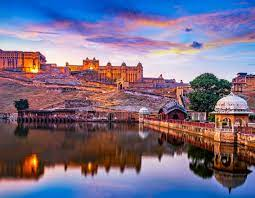
#> input picture image.jpg, 255 x 198 px, given in place of the camera
$ python color_detecting_highlighting.py
#> lines starting #> are read from the running program, lines starting #| are printed output that depends on the picture; after the words box and inside, x2 and y2 are one past the last pixel; in counts of white or black regions, pixels touching at a corner belong together
import cv2
import skimage
import plotly
import plotly.express as px
from time import sleep

vid = cv2.VideoCapture(0)
while True:
    flag, img = vid.read()
#> img is the input picture: shape (198, 255, 3); mean B, G, R 134.2, 109.4, 122.4
    if(flag):
        img = cv2.cvtColor(img, cv2.COLOR_BGR2RGB)
        img_p = cv2.subtract(img[:,:,-1], cv2.cvtColor(img, cv2.COLOR_RGB2GRAY))    #To subtract blue plane and grayscale image to get blue color
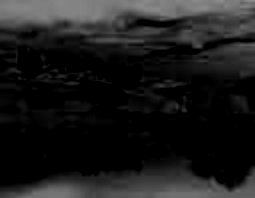
#> img_p: shape (198, 255); min 0, max 142, mean 28
        th, img_p2 = cv2.threshold(img_p, 60, 255, cv2.THRESH_BINARY)  #Implement thresholding
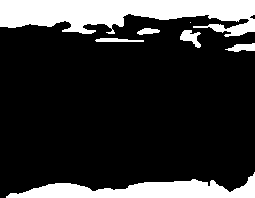
#> img_p2: shape (198, 255); 19.6% white; 7 white regions (1 under 20 px), largest, box (x1, y1, x2, y2) and area: (0, 0, 255, 37) 6134, (6, 172, 255, 198) 3139, (180, 30, 201, 48) 203, (225, 43, 255, 52) 171, (95, 38, 144, 42) 147, (137, 28, 160, 35) 107

        img_p3 = skimage.morphology.remove_small_objects(img_p2.astype(bool), 10)   #To remove noise from image
        img_p4 = cv2.dilate(
            img_p3.astype('uint8'),
            cv2.getStructuringElement(
                cv2.MORPH_ELLIPSE,
                (10,10)
            )
        ).astype(bool)  #To draw circle around the badge
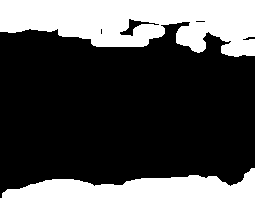
#> img_p4: shape (198, 255) bool; 28.9% white; 2 white regions, box (x1, y1, x2, y2) and area: (0, 0, 255, 57) 10183, (2, 168, 255, 198) 4387
        img_p5 = skimage.morphology.remove_small_holes(img_p4, 180) #To remove holes from image
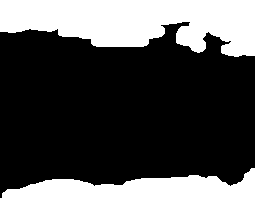
#> img_p5: shape (198, 255) bool; 29.3% white; 2 white regions

        rp = skimage.measure.regionprops(skimage.measure.label(img_p5))
#> rp = 2 regions; box (x1, y1, x2, y2) and area: (0, 0, 255, 57) 10394, (2, 168, 255, 198) 4387
        img_preview = img.copy()

        if len(rp) > 0:
            (y1,x1,y2,x2) = rp[0].bbox
#> y1 = 0; x1 = 0; y2 = 57; x2 = 255
            cv2.rectangle(
                img_preview,
                pt1 = (x1,y1), pt2 = (x2,y2),
                color = (255,255,0),
                thickness = 5
            )
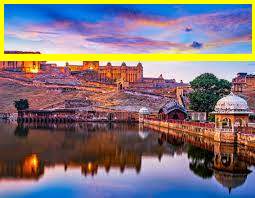
#> img_preview: shape (198, 255, 3); mean R, G, B 130.3, 115.8, 121.6

        cv2.imshow('Preview', img_preview[:,:,::-1])
        key = cv2.waitKey(1)
#> (key q is pressed here)
        if key == ord('q'):
            break
    else:
        break
    sleep(0.1)
cv2.destroyAllWindows()
vid.release()
del vid

$ run again, on download.jpg
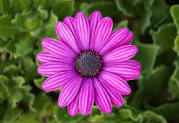
#> input picture download.jpg, 179 x 123 px, given in place of the camera
#> img is the input picture: shape (123, 179, 3); mean B, G, R 84, 76.3, 107.3
#> `th, img_p2 = cv2.threshold(img_p, 60, 255, cv2.THRESH_BINARY)`:
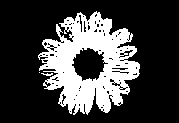
#> img_p2: shape (123, 179); 25.8% white; 3 white regions (1 under 20 px), largest, box (x1, y1, x2, y2) and area: (38, 11, 140, 115) 5664, (41, 73, 53, 76) 21
#> img_p3: shape (123, 179) bool; 25.7% white; 2 white regions, box (x1, y1, x2, y2) and area: (38, 11, 140, 115) 5638, (41, 73, 53, 76) 21
#> img_p4: shape (123, 179) bool; 41.1% white; 1 white region
#> rp = 1 regions; box (x1, y1, x2, y2) and area: (34, 7, 145, 120) 9038
#> y1 = 7; x1 = 34; y2 = 120; x2 = 145
#> `cv2.rectangle( img_preview, pt1 = (x1,y1), pt2 = (x2,y2), color = (255..`:
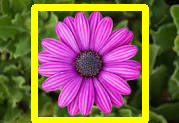
#> img_preview: shape (123, 179, 3); mean R, G, B 134, 100.3, 80.3
